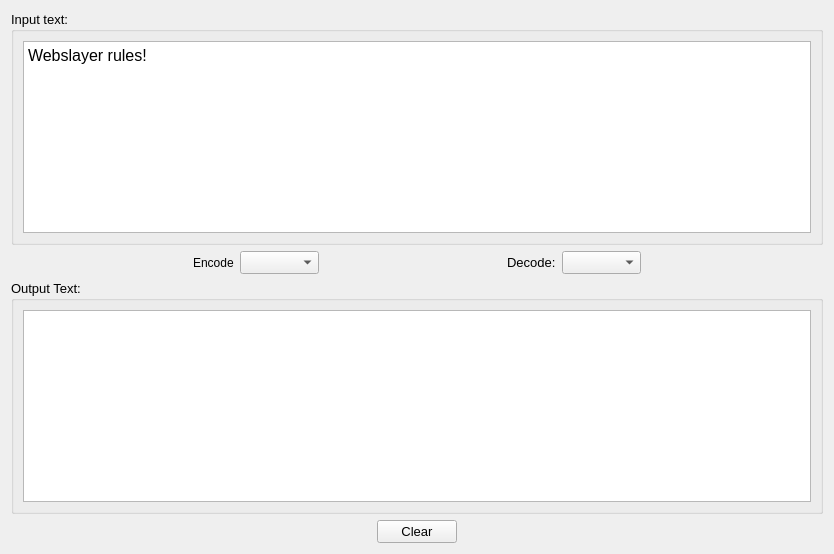
      <widget class="QWidget" name="tab_17">
       <attribute name="icon">
        <iconset>
         <normaloff>images/calculator_edit.png</normaloff>images/calculator_edit.png</iconset>
       </attribute>
       <attribute name="title">
        <string>Encoder</string>
       </attribute>
       <layout class="QGridLayout" name="gridLayout_24">
        <item row="0" column="0" colspan="3">
         <widget class="QGroupBox" name="groupBox_6">
          <property name="font">
           <font>
            <pointsize>10</pointsize>
           </font>
          </property>
          <property name="title">
           <string>Input text:</string>
          </property>
          <layout class="QGridLayout" name="gridLayout_15">
           <item row="0" column="0">
            <widget class="QTextEdit" name="inputencoderTextedit">
             <property name="font">
              <font>
               <pointsize>10</pointsize>
              </font>
             </property>
             <property name="tabChangesFocus">
              <bool>true</bool>
             </property>
             <property name="html">
              <string>&lt;!DOCTYPE HTML PUBLIC &quot;-//W3C//DTD HTML 4.0//EN&quot; &quot;http://www.w3.org/TR/REC-html40/strict.dtd&quot;&gt;
&lt;html&gt;&lt;head&gt;&lt;meta name=&quot;qrichtext&quot; content=&quot;1&quot; /&gt;&lt;style type=&quot;text/css&quot;&gt;
p, li { white-space: pre-wrap; }
&lt;/style&gt;&lt;/head&gt;&lt;body style=&quot; font-family:'Lucida Grande'; font-size:10pt; font-weight:400; font-style:normal;&quot;&gt;
&lt;p style=&quot; margin-top:0px; margin-bottom:0px; margin-left:0px; margin-right:0px; -qt-block-indent:0; text-indent:0px;&quot;&gt;&lt;span style=&quot; font-size:12pt;&quot;&gt;Webslayer rules!&lt;/span&gt;&lt;/p&gt;&lt;/body&gt;&lt;/html&gt;</string>
             </property>
             <property name="acceptRichText">
              <bool>false</bool>
             </property>
            </widget>
           </item>
          </layout>
         </widget>
        </item>
        <item row="1" column="0" colspan="3">
         <layout class="QHBoxLayout">
          <item>
           <spacer>
            <property name="font">
             <font>
              <pointsize>10</pointsize>
             </font>
            </property>
            <property name="orientation">
             <enum>Qt::Horizontal</enum>
            </property>
            <property name="sizeHint" stdset="0">
             <size>
              <width>40</width>
              <height>20</height>
             </size>
            </property>
           </spacer>
          </item>
          <item>
           <widget class="QLabel" name="label_15">
            <property name="text">
             <string>Encode</string>
            </property>
           </widget>
          </item>
          <item>
           <widget class="QComboBox" name="encoderCombo">
            <property name="font">
             <font>
              <pointsize>10</pointsize>
             </font>
            </property>
            <property name="toolTip">
             <string>&lt;html&gt;&lt;head&gt;&lt;meta name=&quot;qrichtext&quot; content=&quot;1&quot; /&gt;&lt;style type=&quot;text/css&quot;&gt;
p, li { white-space: pre-wrap; }
&lt;/style&gt;&lt;/head&gt;&lt;body style=&quot; font-family:'MS Shell Dlg 2'; font-size:8.25pt; font-weight:400; font-style:normal;&quot;&gt;
&lt;p style=&quot; margin-top:0px; margin-bottom:0px; margin-left:0px; margin-right:0px; -qt-block-indent:0; text-indent:0px;&quot;&gt;&lt;span style=&quot; font-size:10pt;&quot;&gt;Select one of this list, and the input text will be encoded using the selected encoder.&lt;/span&gt;&lt;/p&gt;&lt;/body&gt;&lt;/html&gt;</string>
            </property>
           </widget>
          </item>
          <item>
           <spacer>
            <property name="font">
             <font>
              <pointsize>10</pointsize>
             </font>
            </property>
            <property name="orientation">
             <enum>Qt::Horizontal</enum>
            </property>
            <property name="sizeHint" stdset="0">
             <size>
              <width>40</width>
              <height>20</height>
             </size>
            </property>
           </spacer>
          </item>
          <item>
           <widget class="QLabel" name="label_61">
            <property name="font">
             <font>
              <pointsize>10</pointsize>
             </font>
            </property>
            <property name="toolTip">
             <string>&lt;html&gt;&lt;head&gt;&lt;meta name=&quot;qrichtext&quot; content=&quot;1&quot; /&gt;&lt;style type=&quot;text/css&quot;&gt;
p, li { white-space: pre-wrap; }
&lt;/style&gt;&lt;/head&gt;&lt;body style=&quot; font-family:'MS Shell Dlg 2'; font-size:8.25pt; font-weight:400; font-style:normal;&quot;&gt;
&lt;p style=&quot; margin-top:0px; margin-bottom:0px; margin-left:0px; margin-right:0px; -qt-block-indent:0; text-indent:0px; font-size:8pt;&quot;&gt;&lt;span style=&quot; font-size:10pt;&quot;&gt;Select one of this list, and the input text will be decoded using the selected decoder.&lt;/span&gt;&lt;/p&gt;&lt;/body&gt;&lt;/html&gt;</string>
            </property>
            <property name="text">
             <string>Decode:</string>
            </property>
           </widget>
          </item>
          <item>
           <widget class="QComboBox" name="decoderCombo">
            <property name="font">
             <font>
              <pointsize>10</pointsize>
             </font>
            </property>
           </widget>
          </item>
          <item>
           <spacer>
            <property name="font">
             <font>
              <pointsize>10</pointsize>
             </font>
            </property>
            <property name="orientation">
             <enum>Qt::Horizontal</enum>
            </property>
            <property name="sizeHint" stdset="0">
             <size>
              <width>40</width>
              <height>20</height>
             </size>
            </property>
           </spacer>
          </item>
         </layout>
        </item>
        <item row="2" column="0" colspan="3">
         <widget class="QGroupBox" name="groupBox_10">
          <property name="font">
           <font>
            <pointsize>10</pointsize>
           </font>
          </property>
          <property name="title">
           <string>Output Text:</string>
          </property>
          <layout class="QGridLayout" name="gridLayout_16">
           <item row="0" column="0">
            <widget class="QTextEdit" name="ouputencoderTextedit">
             <property name="font">
              <font>
               <pointsize>10</pointsize>
              </font>
             </property>
             <property name="tabChangesFocus">
              <bool>true</bool>
             </property>
            </widget>
           </item>
          </layout>
         </widget>
        </item>
        <item row="3" column="0">
         <spacer name="horizontalSpacer_3">
          <property name="orientation">
           <enum>Qt::Horizontal</enum>
          </property>
          <property name="sizeHint" stdset="0">
           <size>
            <width>360</width>
            <height>20</height>
           </size>
          </property>
         </spacer>
        </item>
        <item row="3" column="1">
         <widget class="QPushButton" name="clearEncButton">
          <property name="font">
           <font>
            <pointsize>10</pointsize>
           </font>
          </property>
          <property name="text">
           <string>Clear</string>
          </property>
          <property name="icon">
           <iconset>
            <normaloff>images/button_cancel.png</normaloff>images/button_cancel.png</iconset>
          </property>
         </widget>
        </item>
        <item row="3" column="2">
         <spacer name="horizontalSpacer_4">
          <property name="orientation">
           <enum>Qt::Horizontal</enum>
          </property>
          <property name="sizeHint" stdset="0">
           <size>
            <width>360</width>
            <height>20</height>
           </size>
          </property>
         </spacer>
        </item>
       </layout>
      </widget>
